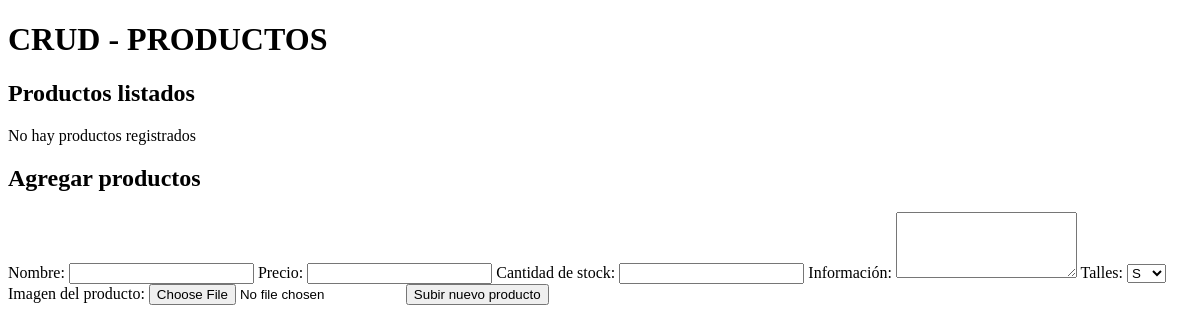
Before: /backend/crud_productos.php with the older database file.
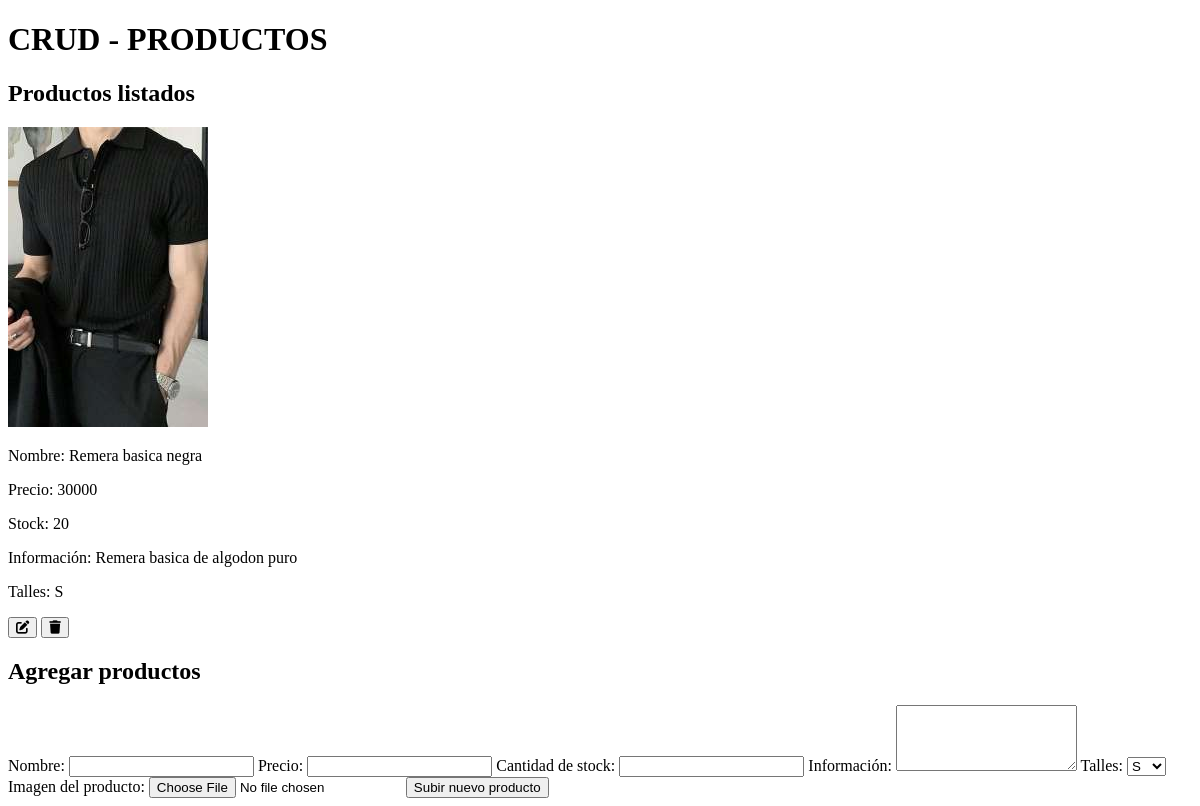
After: the same page with the newer database file.
### tables this page shows
CREATE TABLE `productos` (
  `id_producto` int(4) NOT NULL,
  `nombre` varchar(32) NOT NULL,
  `precio` float NOT NULL,
  `cantidad_stock` int(16) NOT NULL,
  `imagen` varchar(120) NOT NULL,
  `informacion` varchar(200) NOT NULL,
  `talles` varchar(11) NOT NULL
);

### backend/crud_productos.php (the view, shortened to what this page needs)
<?php
include('db/conexion_db.php');
?>
<!DOCTYPE html>
<html lang="en">
<head>
    <link rel="stylesheet" href="https://cdnjs.cloudflare.com/ajax/libs/font-awesome/6.4.0/css/all.min.css">
</head>
<body>
    <h1>CRUD - PRODUCTOS</h1>
    <h2>Productos listados</h2>
    <?php
    $sql_select = "SELECT * FROM productos";
    $consulta = mysqli_query($conexion, $sql_select);
    if (mysqli_num_rows($consulta) == 0) {
        echo 'No hay productos registrados';
    } else {
        while ($registro = mysqli_fetch_assoc($consulta)) {
            echo '
                <div class="producto">
                    <img src="../img/productos/' . $registro['imagen'] . '" alt="producto">
                    <div class="datos">
                        <p>Nombre: ' . $registro['nombre'] . '</p>
                        <p>Precio: ' . $registro['precio'] . '</p>
                        <p>Stock: ' . $registro['cantidad_stock'] . '</p>
                        <p>Información: ' . $registro['informacion'] . '</p>
                        <p>Talles: ' . $registro['talles'] . '</p>
                        <div class="buttons">
                            <a href="crud_productos.php?id_editar=' . $registro['id_producto'] . '&&nombre=' . $registro['nombre'] . '&&precio=' . $registro['precio'] . '&&cantidad_stock=' . $registro['cantidad_stock'].'"><button><i class="fa-solid fa-pen-to-square"></i></button></a>
                            <a href="crud_productos.php?id_eliminar=' . $registro['id_producto'] . '"><button><i class="fa-solid fa-trash"></i></button></a>
                        </div>
                    </div>
                </div>';
        }
    }
    ?>
    <h2>Agregar productos</h2>
    <form action="" method="post" enctype="multipart/form-data">
        <label for="nombre">Nombre: </label>
        <input type="text" name="nombre" id="nombre">
        <label for="precio">Precio: </label>
        <input type="number" name="precio" id="precio">
        <label for="cantidad_stock">Cantidad de stock: </label>
        <input type="number" name="cantidad_stock" id="cantidad_stock">
        <label for="informacion">Información: </label>
        <textarea name="informacion" id="informacion" rows="4"></textarea>
        <label for="talles">Talles: </label>
        <select name="talles" id="talles">
            <option value="S">S</option>
        </select>
        <label for="imagen">Imagen del producto: </label>
        <input type="file" name="imagen" id="imagen" accept="image/*" required>
        <input type="submit" value="Subir nuevo producto" name="registrar">
    </form>
</body>
</html>

Changed rows visible on the page:
added productos: imagen (picture), nombre "Remera basica negra", precio "30000", cantidad_stock "20", informacion "Remera basica de algodon puro", talles "S"
Other visible differences:
text no longer shown: "No hay productos registrados"
